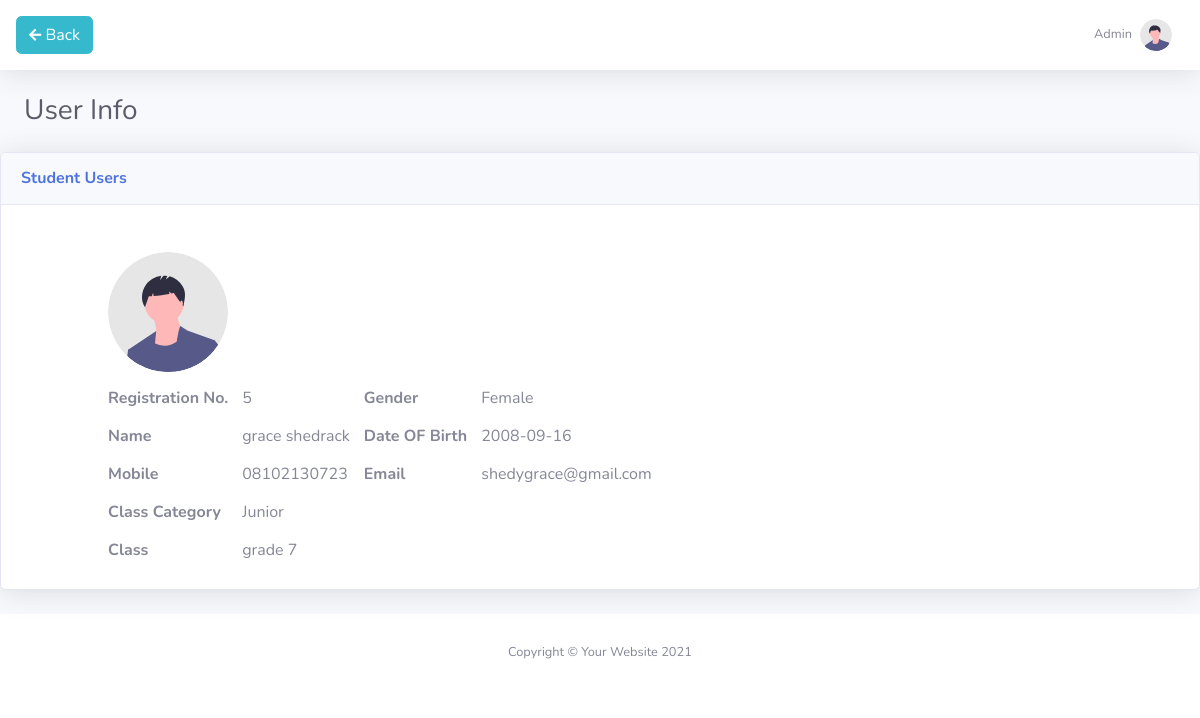
The app's page /admin/info.php?id=5 with its own data.
### tables this page shows
CREATE TABLE `student_data` (
  `id` int(11) NOT NULL,
  `fname` varchar(50) NOT NULL,
  `lname` varchar(50) NOT NULL,
  `DoB` date NOT NULL,
  `email` varchar(50) NOT NULL,
  `phone` varchar(20) NOT NULL,
  `Gender` varchar(50) NOT NULL,
  `class_category` varchar(50) NOT NULL,
  `class` varchar(50) NOT NULL,
  `image` text NOT NULL,
  `password` varchar(50) NOT NULL,
  `index_no` int(50) NOT NULL,
  `status` varchar(150) NOT NULL
);

### admin/info.php (the view, shortened to what this page needs)
<!DOCTYPE html>
<html lang="en">
<head>
    <link href="../vendor/fontawesome-free/css/all.min.css" rel="stylesheet" type="text/css">
    <link href="../css/sb-admin-2.min.css" rel="stylesheet">
</head>
<body id="page-top">
    <div id="wrapper">
        <div id="content-wrapper" class="d-flex flex-column">
            <div id="content">
                <nav class="navbar navbar-expand navbar-light bg-white topbar mb-4 static-top shadow">
                        <div>
                            <a href="../users/student-user.php" class="btn btn-info"><i
                                    class="fas fa-arrow-left fa-sm "> </i> Back</a>
                        </div>
                    <ul class="navbar-nav ml-auto">
                        <li class="nav-item dropdown no-arrow">
                            <a class="nav-link dropdown-toggle" href="#" id="userDropdown" role="button"
                                data-toggle="dropdown" aria-haspopup="true" aria-expanded="false">
                                <span class="mr-2 d-none d-lg-inline text-gray-600 small">Admin</span>
                                <img class="img-profile rounded-circle"
                                    src="../img/undraw_profile.svg">
                            </a>
                        </li>
                    </ul>
                </nav>
                <div class="container-fluid">
                    <div class="d-sm-flex align-items-center justify-content-between mb-4">
                        <h1 class="h3 mb-0 text-gray-800">User Info</h1>
                    </div>
                </div>
                <div class="card shadow mb-4">
                    <div class="card-header py-3">
                        <h6 class="m-0 font-weight-bold text-primary">Student Users</h6>
                    </div>
                    <div class="card-body">
                            <div class="table-responsive">
                            <?php
	if(isset($_REQUEST['id'])){
		$id = $_REQUEST['id'];
	}
?>
		<?php
  	$qry = "SELECT * FROM `student_data` WHERE `id` = '$id'";
		$run = mysqli_query($con,$qry);
		if(mysqli_num_rows($run)<1){
			echo "<tr><td colspan = 8>No Record Found<td><tr>";
		}
		else{
			while($data = $run->fetch_assoc()){
				?>
		<table style="margin-top: 20px; margin-left: 80px;" cellpadding="7px">
			<tr>
                <td><img class="img-profile rounded-circle" src="../img/undraw_profile.svg"></td>
			</tr>
			<tr>
				<th>Registration No.</th>
				<td><?php echo $data['id']; ?></td>
				<th>Gender</th>
				<td><?php echo $data['Gender']; ?></td>
			</tr>
			<tr>
                <th>Name</th>
				<td><?php echo $data['fname']." ".$data['lname']; ?></td>
				<th>Date OF Birth</th>
				<td><?php echo $data['DoB']; ?></td>
			</tr>
			<tr>
				<th>Mobile</th>
				<td><?php echo $data['phone']; ?></td>
                <th>Email</th>
				<td><?php echo $data['email']; ?></td>
			</tr>
			<tr>
				<th>Class Category</th>
				<td><?php echo $data['class_category']; ?></td>
			</tr>
            <tr>
				<th>Class</th>
				<td><?php echo $data['class']; ?></td>
			</tr>
		</table>
		<?php
			}
		}
?>
                            </div>
                        </div>
                </div>
            </div>
            <footer class="sticky-footer bg-white">
                <div class="container my-auto">
                    <div class="copyright text-center my-auto">
                        <span>Copyright &copy; Your Website 2021</span>
                    </div>
                </div>
            </footer>
        </div>
    </div>
</body>
</html>

### records on screen
student_data: id "5", Gender "Female", fname "grace", lname "shedrack", DoB "2008-09-16", phone "08102130723", email "shedygrace@gmail.com", class_category "Junior", class "grade 7"
